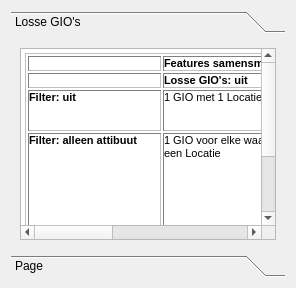
     <widget class="QWidget" name="tabUitleg">
      <attribute name="title">
       <string>Uitleg</string>
      </attribute>
      <layout class="QGridLayout" name="gridLayout_7">
       <item row="0" column="0">
        <widget class="QToolBox" name="toolBox">
         <property name="currentIndex">
          <number>0</number>
         </property>
         <widget class="QWidget" name="LosseGIOs">
          <property name="geometry">
           <rect>
            <x>0</x>
            <y>0</y>
            <width>98</width>
            <height>89</height>
           </rect>
          </property>
          <property name="accessibleName">
           <string>Losse GIO's</string>
          </property>
          <property name="accessibleDescription">
           <string/>
          </property>
          <property name="inputMethodHints">
           <set>Qt::ImhMultiLine</set>
          </property>
          <attribute name="label">
           <string>Losse GIO's</string>
          </attribute>
          <layout class="QGridLayout" name="gridLayout_2">
           <item row="0" column="0">
            <widget class="QTextEdit" name="textLosseGIOs">
             <property name="readOnly">
              <bool>true</bool>
             </property>
             <property name="html">
              <string>&lt;!DOCTYPE HTML PUBLIC &quot;-//W3C//DTD HTML 4.0//EN&quot; &quot;http://www.w3.org/TR/REC-html40/strict.dtd&quot;&gt;
&lt;html&gt;&lt;head&gt;&lt;meta name=&quot;qrichtext&quot; content=&quot;1&quot; /&gt;&lt;style type=&quot;text/css&quot;&gt;
p, li { white-space: pre-wrap; }
&lt;/style&gt;&lt;/head&gt;&lt;body style=&quot; font-family:'MS Shell Dlg 2'; font-size:8pt; font-weight:400; font-style:normal;&quot;&gt;
&lt;table border=&quot;1&quot; style=&quot; margin-top:0px; margin-bottom:0px; margin-left:0px; margin-right:0px;&quot; cellspacing=&quot;2&quot; cellpadding=&quot;0&quot;&gt;
&lt;tr&gt;
&lt;td width=&quot;131&quot;&gt;
&lt;p style=&quot; margin-top:0px; margin-bottom:0px; margin-left:0px; margin-right:0px; -qt-block-indent:0; text-indent:0px;&quot;&gt;&lt;span style=&quot; font-weight:600;&quot;&gt; &lt;/span&gt;&lt;/p&gt;&lt;/td&gt;
&lt;td colspan=&quot;2&quot; style=&quot; border-left-color:#000000;&quot;&gt;
&lt;p style=&quot; margin-top:0px; margin-bottom:0px; margin-left:0px; margin-right:0px; -qt-block-indent:0; text-indent:0px;&quot;&gt;&lt;span style=&quot; font-weight:600;&quot;&gt;Features samensmelten: aan&lt;/span&gt;&lt;/p&gt;&lt;/td&gt;
&lt;td colspan=&quot;2&quot; style=&quot; border-left-color:#000000;&quot;&gt;
&lt;p style=&quot; margin-top:0px; margin-bottom:0px; margin-left:0px; margin-right:0px; -qt-block-indent:0; text-indent:0px;&quot;&gt;&lt;span style=&quot; font-weight:600;&quot;&gt;Features samensmelten: uit&lt;/span&gt;&lt;/p&gt;&lt;/td&gt;&lt;/tr&gt;
&lt;tr&gt;
&lt;td style=&quot; border-top-color:#000000;&quot;&gt;
&lt;p style=&quot; margin-top:0px; margin-bottom:0px; margin-left:0px; margin-right:0px; -qt-block-indent:0; text-indent:0px;&quot;&gt;&lt;span style=&quot; font-weight:600;&quot;&gt; &lt;/span&gt;&lt;/p&gt;&lt;/td&gt;
&lt;td width=&quot;123&quot; style=&quot; border-top-color:#000000; border-left-color:#000000;&quot;&gt;
&lt;p style=&quot; margin-top:0px; margin-bottom:0px; margin-left:0px; margin-right:0px; -qt-block-indent:0; text-indent:0px;&quot;&gt;&lt;span style=&quot; font-weight:600;&quot;&gt;Losse GIO's: uit&lt;/span&gt;&lt;/p&gt;&lt;/td&gt;
&lt;td width=&quot;123&quot; style=&quot; border-top-color:#000000; border-left-color:#000000;&quot;&gt;
&lt;p style=&quot; margin-top:0px; margin-bottom:0px; margin-left:0px; margin-right:0px; -qt-block-indent:0; text-indent:0px;&quot;&gt;&lt;span style=&quot; font-weight:600;&quot;&gt;Losse GIO's: aan&lt;/span&gt;&lt;/p&gt;&lt;/td&gt;
&lt;td width=&quot;123&quot; style=&quot; border-top-color:#000000; border-left-color:#000000;&quot;&gt;
&lt;p style=&quot; margin-top:0px; margin-bottom:0px; margin-left:0px; margin-right:0px; -qt-block-indent:0; text-indent:0px;&quot;&gt;&lt;span style=&quot; font-weight:600;&quot;&gt;Losse GIO's: uit&lt;/span&gt;&lt;/p&gt;&lt;/td&gt;
&lt;td width=&quot;123&quot; style=&quot; border-top-color:#000000; border-left-color:#000000;&quot;&gt;
&lt;p style=&quot; margin-top:0px; margin-bottom:0px; margin-left:0px; margin-right:0px; -qt-block-indent:0; text-indent:0px;&quot;&gt;&lt;span style=&quot; font-weight:600;&quot;&gt;Losse GIO's: aan&lt;/span&gt;&lt;/p&gt;&lt;/td&gt;&lt;/tr&gt;
&lt;tr&gt;
&lt;td style=&quot; border-top-color:#000000;&quot;&gt;
&lt;p style=&quot; margin-top:0px; margin-bottom:0px; margin-left:0px; margin-right:0px; -qt-block-indent:0; text-indent:0px;&quot;&gt;&lt;span style=&quot; font-weight:600;&quot;&gt;Filter: uit&lt;/span&gt;&lt;/p&gt;&lt;/td&gt;
&lt;td style=&quot; border-top-color:#000000; border-left-color:#000000;&quot;&gt;
&lt;p style=&quot; margin-top:0px; margin-bottom:0px; margin-left:0px; margin-right:0px; -qt-block-indent:0; text-indent:0px;&quot;&gt;1 GIO met 1 Locatie&lt;/p&gt;&lt;/td&gt;
&lt;td style=&quot; border-top-color:#000000; border-left-color:#000000;&quot;&gt;
&lt;p style=&quot; margin-top:0px; margin-bottom:0px; margin-left:0px; margin-right:0px; -qt-block-indent:0; text-indent:0px;&quot;&gt;1 GIO met 1 Locatie&lt;/p&gt;&lt;/td&gt;
&lt;td style=&quot; border-top-color:#000000; border-left-color:#000000;&quot;&gt;
&lt;p style=&quot; margin-top:0px; margin-bottom:0px; margin-left:0px; margin-right:0px; -qt-block-indent:0; text-indent:0px;&quot;&gt;1 GIO meerdere Locaties&lt;br /&gt;(voor elke feature 1)&lt;/p&gt;&lt;/td&gt;
&lt;td style=&quot; border-top-color:#000000; border-left-color:#000000;&quot;&gt;
&lt;p style=&quot; margin-top:0px; margin-bottom:0px; margin-left:0px; margin-right:0px; -qt-block-indent:0; text-indent:0px;&quot;&gt;&lt;span style=&quot; font-style:italic;&quot;&gt;Meerdere GIO's met 1 Locatie&lt;/span&gt;&lt;/p&gt;&lt;/td&gt;&lt;/tr&gt;
&lt;tr&gt;
&lt;td style=&quot; border-top-color:#000000;&quot;&gt;
&lt;p style=&quot; margin-top:0px; margin-bottom:0px; margin-left:0px; margin-right:0px; -qt-block-indent:0; text-indent:0px;&quot;&gt;&lt;span style=&quot; font-weight:600;&quot;&gt;Filter: alleen attibuut&lt;/span&gt;&lt;/p&gt;&lt;/td&gt;
&lt;td style=&quot; border-top-color:#000000; border-left-color:#000000;&quot;&gt;
&lt;p style=&quot; margin-top:0px; margin-bottom:0px; margin-left:0px; margin-right:0px; -qt-block-indent:0; text-indent:0px;&quot;&gt;1 GIO voor elke waarde een Locatie&lt;/p&gt;&lt;/td&gt;
&lt;td style=&quot; border-top-color:#000000; border-left-color:#000000;&quot;&gt;
&lt;p style=&quot; margin-top:0px; margin-bottom:0px; margin-left:0px; margin-right:0px; -qt-block-indent:0; text-indent:0px;&quot;&gt;&lt;span style=&quot; font-style:italic;&quot;&gt;Meerdere GIO's voor elke waarde 1 &lt;br /&gt;met features samengesmolten tot 1 Locatie&lt;/span&gt;&lt;/p&gt;&lt;/td&gt;
&lt;td style=&quot; border-top-color:#000000; border-left-color:#000000;&quot;&gt;
&lt;p style=&quot; margin-top:0px; margin-bottom:0px; margin-left:0px; margin-right:0px; -qt-block-indent:0; text-indent:0px;&quot;&gt;1 GIO meerdere Locaties&lt;/p&gt;
&lt;p style=&quot; margin-top:0px; margin-bottom:0px; margin-left:0px; margin-right:0px; -qt-block-indent:0; text-indent:0px;&quot;&gt;voor elke features een Locatie, binnen zelfde waarde naam met volgnummer&lt;/p&gt;&lt;/td&gt;
&lt;td style=&quot; border-top-color:#000000; border-left-color:#000000;&quot;&gt;
&lt;p style=&quot; margin-top:0px; margin-bottom:0px; margin-left:0px; margin-right:0px; -qt-block-indent:0; text-indent:0px;&quot;&gt;&lt;span style=&quot; font-style:italic;&quot;&gt;Meerdere GIO's (per waarde) &lt;/span&gt;&lt;/p&gt;
&lt;p style=&quot; margin-top:0px; margin-bottom:0px; margin-left:0px; margin-right:0px; -qt-block-indent:0; text-indent:0px;&quot;&gt;&lt;span style=&quot; font-style:italic;&quot;&gt;met meerdere Locaties &lt;/span&gt;&lt;/p&gt;
&lt;p style=&quot; margin-top:0px; margin-bottom:0px; margin-left:0px; margin-right:0px; -qt-block-indent:0; text-indent:0px;&quot;&gt;&lt;span style=&quot; font-style:italic;&quot;&gt;(voor elk feature binnen die waarde &lt;/span&gt;&lt;/p&gt;
&lt;p style=&quot; margin-top:0px; margin-bottom:0px; margin-left:0px; margin-right:0px; -qt-block-indent:0; text-indent:0px;&quot;&gt;&lt;span style=&quot; font-style:italic;&quot;&gt;met in naam volgnummer)&lt;/span&gt;&lt;/p&gt;&lt;/td&gt;&lt;/tr&gt;
&lt;tr&gt;
&lt;td style=&quot; border-top-color:#000000;&quot;&gt;
&lt;p style=&quot; margin-top:0px; margin-bottom:0px; margin-left:0px; margin-right:0px; -qt-block-indent:0; text-indent:0px;&quot;&gt;&lt;span style=&quot; font-weight:600;&quot;&gt;Filter: atribuut en Waarde&lt;/span&gt;&lt;/p&gt;&lt;/td&gt;
&lt;td style=&quot; border-top-color:#000000; border-left-color:#000000;&quot;&gt;
&lt;p style=&quot; margin-top:0px; margin-bottom:0px; margin-left:0px; margin-right:0px; -qt-block-indent:0; text-indent:0px;&quot;&gt;1 GIO met 1 Locatie&lt;br /&gt; (features met gekozen waarde in attribuut)&lt;/p&gt;&lt;/td&gt;
&lt;td style=&quot; border-top-color:#000000; border-left-color:#000000;&quot;&gt;
&lt;p style=&quot; margin-top:0px; margin-bottom:0px; margin-left:0px; margin-right:0px; -qt-block-indent:0; text-indent:0px;&quot;&gt;1 GIO met alleen features met gekozen waarde in attribuut samengesmolten tot 1 locatie&lt;/p&gt;&lt;/td&gt;
&lt;td style=&quot; border-top-color:#000000; border-left-color:#000000;&quot;&gt;
&lt;p style=&quot; margin-top:0px; margin-bottom:0px; margin-left:0px; margin-right:0px; -qt-block-indent:0; text-indent:0px;&quot;&gt;1 GIO meerdere Locaties&lt;br /&gt;elke features met gekozen waarde in attribuut als Llocatie, naam waarde met nummering&lt;/p&gt;&lt;/td&gt;
&lt;td style=&quot; border-top-color:#000000; border-left-color:#000000;&quot;&gt;
&lt;p style=&quot; margin-top:0px; margin-bottom:0px; margin-left:0px; margin-right:0px; -qt-block-indent:0; text-indent:0px;&quot;&gt;&lt;span style=&quot; font-style:italic;&quot;&gt;Meerdere GIO's met 1 Locatie&lt;br /&gt;(features met gekozen waarde in attribuut)&lt;/span&gt;&lt;/p&gt;&lt;/td&gt;&lt;/tr&gt;&lt;/table&gt;&lt;/body&gt;&lt;/html&gt;</string>
             </property>
            </widget>
           </item>
          </layout>
         </widget>
         <widget class="QWidget" name="page">
          <property name="geometry">
           <rect>
            <x>0</x>
            <y>0</y>
            <width>98</width>
            <height>28</height>
           </rect>
          </property>
          <attribute name="label">
           <string>Page</string>
          </attribute>
         </widget>
        </widget>
       </item>
      </layout>
     </widget>
